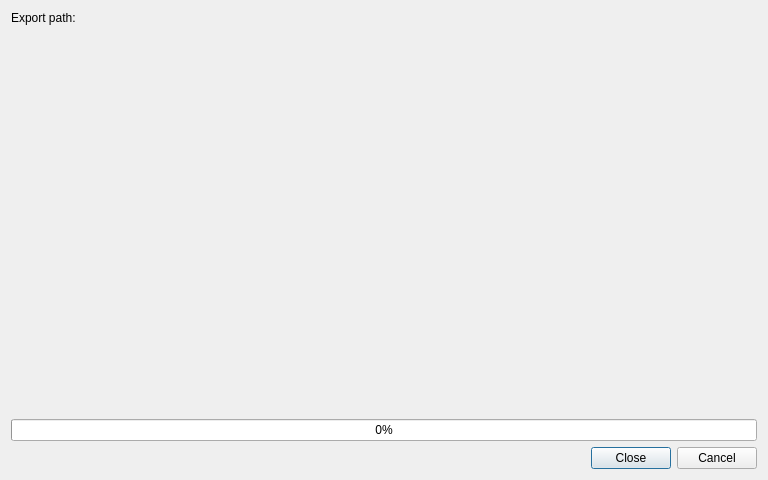
<?xml version="1.0" encoding="UTF-8"?>
<ui version="4.0">
 <class>QmlDesigner::AssetExportDialog</class>
 <widget class="QDialog" name="QmlDesigner::AssetExportDialog">
  <property name="geometry">
   <rect>
    <x>0</x>
    <y>0</y>
    <width>768</width>
    <height>480</height>
   </rect>
  </property>
  <property name="windowTitle">
   <string>Export Components</string>
  </property>
  <layout class="QGridLayout" name="gridLayout">
   <item row="0" column="0">
    <widget class="QLabel" name="label">
     <property name="sizePolicy">
      <sizepolicy hsizetype="Maximum" vsizetype="Preferred">
       <horstretch>0</horstretch>
       <verstretch>0</verstretch>
      </sizepolicy>
     </property>
     <property name="text">
      <string>Export path:</string>
     </property>
    </widget>
   </item>
   <item row="2" column="0" colspan="2">
    <widget class="QStackedWidget" name="stackedWidget"/>
   </item>
   <item row="3" column="0" colspan="2">
    <widget class="QProgressBar" name="exportProgress">
     <property name="maximum">
      <number>1000</number>
     </property>
     <property name="value">
      <number>0</number>
     </property>
    </widget>
   </item>
   <item row="1" column="0" colspan="2">
    <widget class="Utils::DetailsWidget" name="advancedOptions" native="true">
     <property name="minimumSize">
      <size>
       <width>0</width>
       <height>8</height>
      </size>
     </property>
    </widget>
   </item>
   <item row="4" column="0" colspan="2">
    <widget class="QDialogButtonBox" name="buttonBox">
     <property name="standardButtons">
      <set>QDialogButtonBox::Cancel|QDialogButtonBox::Close</set>
     </property>
    </widget>
   </item>
   <item row="0" column="1">
    <widget class="Utils::PathChooser" name="exportPath" native="true"/>
   </item>
  </layout>
 </widget>
 <customwidgets>
  <customwidget>
   <class>Utils::PathChooser</class>
   <extends>QWidget</extends>
   <header location="global">utils/pathchooser.h</header>
   <container>1</container>
  </customwidget>
  <customwidget>
   <class>Utils::DetailsWidget</class>
   <extends>QWidget</extends>
   <header location="global">utils/detailswidget.h</header>
   <container>1</container>
  </customwidget>
 </customwidgets>
 <resources/>
 <connections/>
</ui>
